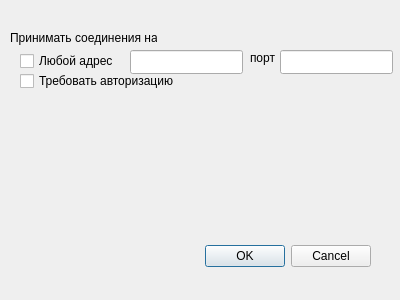
<?xml version="1.0" encoding="UTF-8"?>
<ui version="4.0">
 <class>DlgSettings</class>
 <widget class="QDialog" name="DlgSettings">
  <property name="geometry">
   <rect>
    <x>0</x>
    <y>0</y>
    <width>400</width>
    <height>300</height>
   </rect>
  </property>
  <property name="windowTitle">
   <string>Настройки программы</string>
  </property>
  <property name="modal">
   <bool>true</bool>
  </property>
  <widget class="QDialogButtonBox" name="buttonBox">
   <property name="geometry">
    <rect>
     <x>30</x>
     <y>240</y>
     <width>341</width>
     <height>32</height>
    </rect>
   </property>
   <property name="orientation">
    <enum>Qt::Horizontal</enum>
   </property>
   <property name="standardButtons">
    <set>QDialogButtonBox::Cancel|QDialogButtonBox::Ok</set>
   </property>
  </widget>
  <widget class="QLabel" name="labelAcceptOn">
   <property name="geometry">
    <rect>
     <x>10</x>
     <y>30</y>
     <width>147</width>
     <height>16</height>
    </rect>
   </property>
   <property name="text">
    <string>Принимать соединения на</string>
   </property>
  </widget>
  <widget class="QCheckBox" name="checkBox">
   <property name="geometry">
    <rect>
     <x>20</x>
     <y>50</y>
     <width>101</width>
     <height>22</height>
    </rect>
   </property>
   <property name="text">
    <string>Любой адрес</string>
   </property>
  </widget>
  <widget class="QLineEdit" name="editAddr">
   <property name="geometry">
    <rect>
     <x>130</x>
     <y>50</y>
     <width>113</width>
     <height>24</height>
    </rect>
   </property>
  </widget>
  <widget class="QLineEdit" name="editPort">
   <property name="geometry">
    <rect>
     <x>280</x>
     <y>50</y>
     <width>113</width>
     <height>24</height>
    </rect>
   </property>
   <property name="maxLength">
    <number>5</number>
   </property>
   <property name="clearButtonEnabled">
    <bool>false</bool>
   </property>
  </widget>
  <widget class="QLabel" name="labelPort">
   <property name="geometry">
    <rect>
     <x>250</x>
     <y>50</y>
     <width>26</width>
     <height>16</height>
    </rect>
   </property>
   <property name="text">
    <string>порт</string>
   </property>
   <property name="buddy">
    <cstring>editPort</cstring>
   </property>
  </widget>
  <widget class="QCheckBox" name="checkBox_2">
   <property name="geometry">
    <rect>
     <x>20</x>
     <y>70</y>
     <width>157</width>
     <height>22</height>
    </rect>
   </property>
   <property name="text">
    <string>Требовать авторизацию</string>
   </property>
  </widget>
 </widget>
 <tabstops>
  <tabstop>checkBox</tabstop>
  <tabstop>editAddr</tabstop>
  <tabstop>editPort</tabstop>
 </tabstops>
 <resources/>
 <connections>
  <connection>
   <sender>buttonBox</sender>
   <signal>accepted()</signal>
   <receiver>DlgSettings</receiver>
   <slot>accept()</slot>
   <hints>
    <hint type="sourcelabel">
     <x>248</x>
     <y>254</y>
    </hint>
    <hint type="destinationlabel">
     <x>157</x>
     <y>274</y>
    </hint>
   </hints>
  </connection>
  <connection>
   <sender>buttonBox</sender>
   <signal>rejected()</signal>
   <receiver>DlgSettings</receiver>
   <slot>reject()</slot>
   <hints>
    <hint type="sourcelabel">
     <x>316</x>
     <y>260</y>
    </hint>
    <hint type="destinationlabel">
     <x>286</x>
     <y>274</y>
    </hint>
   </hints>
  </connection>
 </connections>
</ui>
